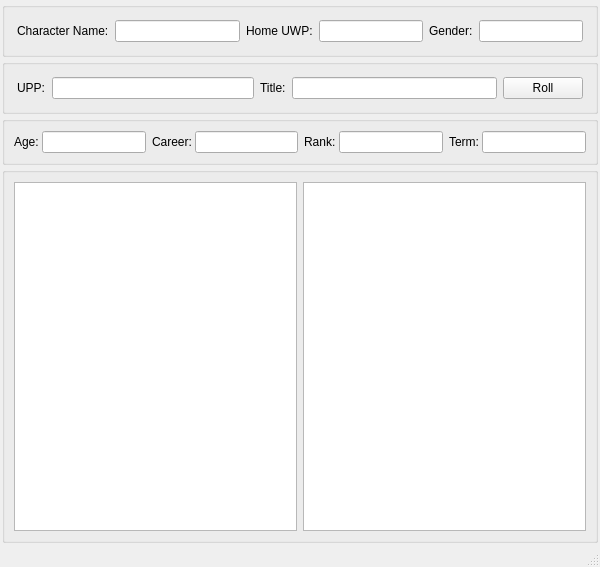
<?xml version="1.0" encoding="UTF-8"?>
<ui version="4.0">
 <class>Workspace</class>
 <widget class="QMainWindow" name="Workspace">
  <property name="geometry">
   <rect>
    <x>0</x>
    <y>0</y>
    <width>600</width>
    <height>567</height>
   </rect>
  </property>
  <property name="windowTitle">
   <string>Cepheus Character Generator</string>
  </property>
  <widget class="QWidget" name="centralwidget">
   <layout class="QVBoxLayout" name="verticalLayout" stretch="0,0,0,1">
    <property name="spacing">
     <number>2</number>
    </property>
    <property name="leftMargin">
     <number>2</number>
    </property>
    <property name="topMargin">
     <number>2</number>
    </property>
    <property name="rightMargin">
     <number>2</number>
    </property>
    <property name="bottomMargin">
     <number>2</number>
    </property>
    <item>
     <widget class="QGroupBox" name="personalInfoGroupBox">
      <property name="title">
       <string/>
      </property>
      <layout class="QGridLayout" name="personalGridLayout" columnstretch="0,0,0" columnminimumwidth="0,0,0">
       <property name="leftMargin">
        <number>12</number>
       </property>
       <property name="topMargin">
        <number>12</number>
       </property>
       <property name="rightMargin">
        <number>12</number>
       </property>
       <property name="bottomMargin">
        <number>12</number>
       </property>
       <property name="spacing">
        <number>-1</number>
       </property>
       <item row="0" column="0">
        <layout class="QFormLayout" name="characterNameFormLayout">
         <property name="fieldGrowthPolicy">
          <enum>QFormLayout::ExpandingFieldsGrow</enum>
         </property>
         <property name="labelAlignment">
          <set>Qt::AlignLeading|Qt::AlignLeft|Qt::AlignVCenter</set>
         </property>
         <property name="horizontalSpacing">
          <number>3</number>
         </property>
         <property name="verticalSpacing">
          <number>-1</number>
         </property>
         <property name="leftMargin">
          <number>0</number>
         </property>
         <property name="topMargin">
          <number>0</number>
         </property>
         <property name="rightMargin">
          <number>0</number>
         </property>
         <property name="bottomMargin">
          <number>0</number>
         </property>
         <item row="0" column="0">
          <widget class="QLabel" name="characterNameLabel">
           <property name="text">
            <string>Character Name: </string>
           </property>
          </widget>
         </item>
         <item row="0" column="1">
          <widget class="QLineEdit" name="characterNameLineEdit">
           <property name="minimumSize">
            <size>
             <width>125</width>
             <height>0</height>
            </size>
           </property>
           <property name="alignment">
            <set>Qt::AlignRight|Qt::AlignTrailing|Qt::AlignVCenter</set>
           </property>
          </widget>
         </item>
        </layout>
       </item>
       <item row="0" column="2">
        <layout class="QFormLayout" name="genderFormLayout">
         <property name="fieldGrowthPolicy">
          <enum>QFormLayout::ExpandingFieldsGrow</enum>
         </property>
         <property name="labelAlignment">
          <set>Qt::AlignLeading|Qt::AlignLeft|Qt::AlignVCenter</set>
         </property>
         <property name="horizontalSpacing">
          <number>3</number>
         </property>
         <property name="verticalSpacing">
          <number>-1</number>
         </property>
         <property name="leftMargin">
          <number>0</number>
         </property>
         <property name="topMargin">
          <number>0</number>
         </property>
         <property name="rightMargin">
          <number>0</number>
         </property>
         <property name="bottomMargin">
          <number>0</number>
         </property>
         <item row="0" column="0">
          <widget class="QLabel" name="genderLabel">
           <property name="text">
            <string>Gender: </string>
           </property>
          </widget>
         </item>
         <item row="0" column="1">
          <widget class="QLineEdit" name="genderLineEdit">
           <property name="alignment">
            <set>Qt::AlignRight|Qt::AlignTrailing|Qt::AlignVCenter</set>
           </property>
          </widget>
         </item>
        </layout>
       </item>
       <item row="0" column="1">
        <layout class="QFormLayout" name="homeUWPFormLayout">
         <property name="fieldGrowthPolicy">
          <enum>QFormLayout::ExpandingFieldsGrow</enum>
         </property>
         <property name="labelAlignment">
          <set>Qt::AlignLeading|Qt::AlignLeft|Qt::AlignVCenter</set>
         </property>
         <property name="horizontalSpacing">
          <number>3</number>
         </property>
         <property name="verticalSpacing">
          <number>-1</number>
         </property>
         <property name="leftMargin">
          <number>0</number>
         </property>
         <property name="topMargin">
          <number>0</number>
         </property>
         <property name="rightMargin">
          <number>0</number>
         </property>
         <property name="bottomMargin">
          <number>0</number>
         </property>
         <item row="0" column="0">
          <widget class="QLabel" name="homeUWPLabel">
           <property name="text">
            <string>Home UWP: </string>
           </property>
          </widget>
         </item>
         <item row="0" column="1">
          <widget class="QLineEdit" name="homeUWPLineEdit">
           <property name="minimumSize">
            <size>
             <width>0</width>
             <height>0</height>
            </size>
           </property>
           <property name="alignment">
            <set>Qt::AlignRight|Qt::AlignTrailing|Qt::AlignVCenter</set>
           </property>
          </widget>
         </item>
        </layout>
       </item>
      </layout>
     </widget>
    </item>
    <item>
     <widget class="QGroupBox" name="traitGroupBox">
      <property name="title">
       <string/>
      </property>
      <layout class="QHBoxLayout" name="horizontalLayout" stretch="0,0,0">
       <property name="spacing">
        <number>-1</number>
       </property>
       <property name="leftMargin">
        <number>12</number>
       </property>
       <property name="topMargin">
        <number>12</number>
       </property>
       <property name="rightMargin">
        <number>12</number>
       </property>
       <property name="bottomMargin">
        <number>12</number>
       </property>
       <item>
        <layout class="QFormLayout" name="uppFormLayout">
         <property name="fieldGrowthPolicy">
          <enum>QFormLayout::AllNonFixedFieldsGrow</enum>
         </property>
         <property name="labelAlignment">
          <set>Qt::AlignLeading|Qt::AlignLeft|Qt::AlignVCenter</set>
         </property>
         <property name="formAlignment">
          <set>Qt::AlignLeading|Qt::AlignLeft|Qt::AlignTop</set>
         </property>
         <property name="horizontalSpacing">
          <number>3</number>
         </property>
         <item row="0" column="0">
          <widget class="QLabel" name="uppLabel">
           <property name="text">
            <string>UPP: </string>
           </property>
          </widget>
         </item>
         <item row="0" column="1">
          <widget class="QLineEdit" name="uppLineEdit">
           <property name="maximumSize">
            <size>
             <width>16777215</width>
             <height>16777215</height>
            </size>
           </property>
           <property name="alignment">
            <set>Qt::AlignRight|Qt::AlignTrailing|Qt::AlignVCenter</set>
           </property>
           <property name="readOnly">
            <bool>true</bool>
           </property>
          </widget>
         </item>
        </layout>
       </item>
       <item>
        <layout class="QFormLayout" name="titleFormLayout">
         <property name="fieldGrowthPolicy">
          <enum>QFormLayout::ExpandingFieldsGrow</enum>
         </property>
         <property name="formAlignment">
          <set>Qt::AlignLeading|Qt::AlignLeft|Qt::AlignTop</set>
         </property>
         <property name="horizontalSpacing">
          <number>3</number>
         </property>
         <item row="0" column="0">
          <widget class="QLabel" name="titleLabel">
           <property name="text">
            <string>Title: </string>
           </property>
          </widget>
         </item>
         <item row="0" column="1">
          <widget class="QLineEdit" name="titleLineEdit">
           <property name="alignment">
            <set>Qt::AlignRight|Qt::AlignTrailing|Qt::AlignVCenter</set>
           </property>
           <property name="readOnly">
            <bool>true</bool>
           </property>
          </widget>
         </item>
        </layout>
       </item>
       <item>
        <widget class="QPushButton" name="rollPushButton">
         <property name="text">
          <string>Roll</string>
         </property>
        </widget>
       </item>
      </layout>
     </widget>
    </item>
    <item>
     <widget class="QGroupBox" name="progressGroupBox">
      <property name="title">
       <string/>
      </property>
      <layout class="QHBoxLayout" name="horizontalLayout_2">
       <item>
        <layout class="QFormLayout" name="ageFormLayout">
         <property name="fieldGrowthPolicy">
          <enum>QFormLayout::ExpandingFieldsGrow</enum>
         </property>
         <property name="horizontalSpacing">
          <number>3</number>
         </property>
         <item row="0" column="0">
          <widget class="QLabel" name="ageLabel">
           <property name="text">
            <string>Age:</string>
           </property>
          </widget>
         </item>
         <item row="0" column="1">
          <widget class="QLineEdit" name="ageLineEdit">
           <property name="alignment">
            <set>Qt::AlignRight|Qt::AlignTrailing|Qt::AlignVCenter</set>
           </property>
           <property name="readOnly">
            <bool>true</bool>
           </property>
          </widget>
         </item>
        </layout>
       </item>
       <item>
        <layout class="QFormLayout" name="careerFormLayout">
         <property name="fieldGrowthPolicy">
          <enum>QFormLayout::ExpandingFieldsGrow</enum>
         </property>
         <property name="horizontalSpacing">
          <number>3</number>
         </property>
         <item row="0" column="0">
          <widget class="QLabel" name="careerLabel">
           <property name="text">
            <string>Career:</string>
           </property>
          </widget>
         </item>
         <item row="0" column="1">
          <widget class="QLineEdit" name="careerLineEdit">
           <property name="alignment">
            <set>Qt::AlignRight|Qt::AlignTrailing|Qt::AlignVCenter</set>
           </property>
           <property name="readOnly">
            <bool>true</bool>
           </property>
          </widget>
         </item>
        </layout>
       </item>
       <item>
        <layout class="QFormLayout" name="rankFormLayout">
         <property name="fieldGrowthPolicy">
          <enum>QFormLayout::ExpandingFieldsGrow</enum>
         </property>
         <property name="horizontalSpacing">
          <number>3</number>
         </property>
         <item row="0" column="0">
          <widget class="QLabel" name="rankLabel">
           <property name="text">
            <string>Rank:</string>
           </property>
          </widget>
         </item>
         <item row="0" column="1">
          <widget class="QLineEdit" name="rankLineEdit">
           <property name="alignment">
            <set>Qt::AlignRight|Qt::AlignTrailing|Qt::AlignVCenter</set>
           </property>
           <property name="readOnly">
            <bool>true</bool>
           </property>
          </widget>
         </item>
        </layout>
       </item>
       <item>
        <layout class="QFormLayout" name="termFormLayout">
         <property name="fieldGrowthPolicy">
          <enum>QFormLayout::ExpandingFieldsGrow</enum>
         </property>
         <property name="horizontalSpacing">
          <number>3</number>
         </property>
         <item row="0" column="0">
          <widget class="QLabel" name="termLabel">
           <property name="text">
            <string>Term:</string>
           </property>
          </widget>
         </item>
         <item row="0" column="1">
          <widget class="QLineEdit" name="termLineEdit">
           <property name="alignment">
            <set>Qt::AlignRight|Qt::AlignTrailing|Qt::AlignVCenter</set>
           </property>
           <property name="readOnly">
            <bool>true</bool>
           </property>
          </widget>
         </item>
        </layout>
       </item>
      </layout>
     </widget>
    </item>
    <item>
     <widget class="QGroupBox" name="groupBox">
      <property name="minimumSize">
       <size>
        <width>0</width>
        <height>350</height>
       </size>
      </property>
      <layout class="QHBoxLayout" name="horizontalLayout_3">
       <item>
        <widget class="QListView" name="skillListView"/>
       </item>
       <item>
        <widget class="QTextEdit" name="logTextEdit">
         <property name="readOnly">
          <bool>true</bool>
         </property>
        </widget>
       </item>
      </layout>
     </widget>
    </item>
   </layout>
  </widget>
  <widget class="QMenuBar" name="menubar">
   <property name="geometry">
    <rect>
     <x>0</x>
     <y>0</y>
     <width>600</width>
     <height>22</height>
    </rect>
   </property>
  </widget>
  <widget class="QStatusBar" name="statusbar"/>
 </widget>
 <tabstops>
  <tabstop>characterNameLineEdit</tabstop>
  <tabstop>homeUWPLineEdit</tabstop>
  <tabstop>genderLineEdit</tabstop>
  <tabstop>rollPushButton</tabstop>
  <tabstop>uppLineEdit</tabstop>
  <tabstop>titleLineEdit</tabstop>
  <tabstop>ageLineEdit</tabstop>
  <tabstop>careerLineEdit</tabstop>
  <tabstop>rankLineEdit</tabstop>
  <tabstop>termLineEdit</tabstop>
 </tabstops>
 <resources/>
 <connections>
  <connection>
   <sender>rollPushButton</sender>
   <signal>clicked()</signal>
   <receiver>Workspace</receiver>
   <slot>Roll()</slot>
   <hints>
    <hint type="sourcelabel">
     <x>556</x>
     <y>106</y>
    </hint>
    <hint type="destinationlabel">
     <x>299</x>
     <y>274</y>
    </hint>
   </hints>
  </connection>
 </connections>
 <slots>
  <slot>Roll()</slot>
 </slots>
</ui>
